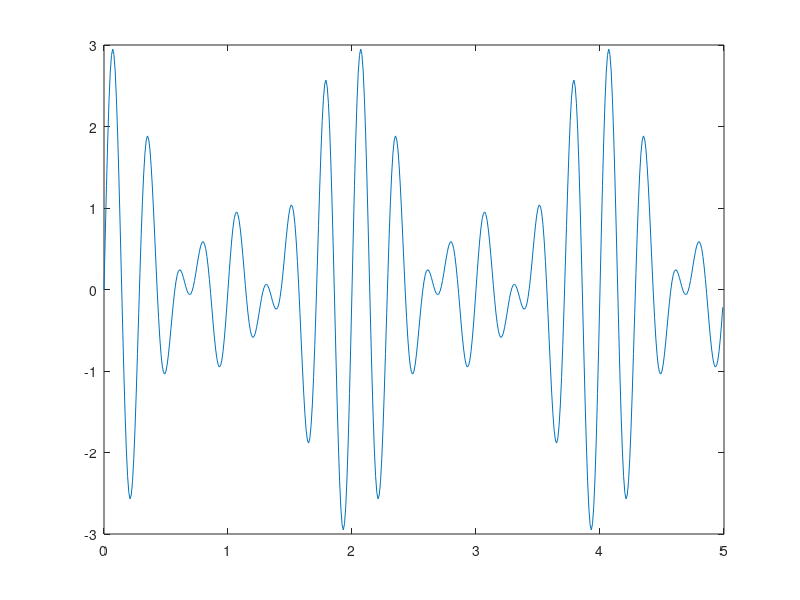

MATLAB code to generate this figure: (Note: this script raises an error after producing the figure.)
%
% Created by Tiago Carvalho Mendes
% October, 2019 - University of Aveiro
%

clear;
close all;
clc;

Ta = 0.01;
t = [0:Ta:5-Ta]';

x = 2*sin(4*pi*t);
plot(t,x);

y = sin(10*pi*t + pi/2);
plot(t,y);

z = sin(6*pi*t) + sin(8*pi*t);
plot(t,z);

w = sin(6*pi*t) + sin(8*pi*t + 0.1);
plot(t,w);

q = sin(6*pi*t) + sin(7*pi*t)+ sin(8*pi*t);
plot(t,q);

s = mdc(3, mdc(3.5,4));

